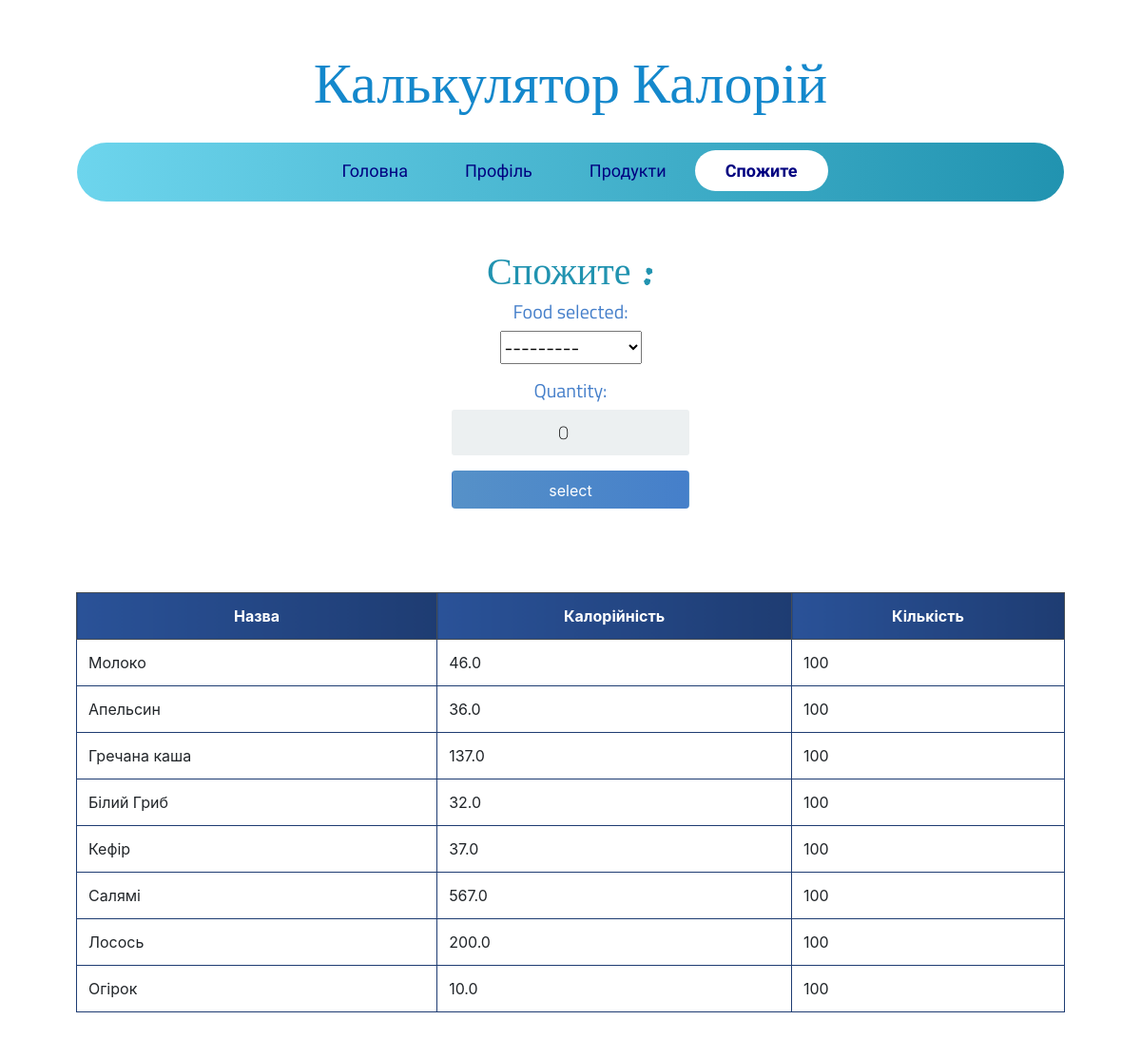
/select_food/ (signed in), run on the app's committed database.
### calories/models.py (models this page shows)
class Food(models.Model):
    name = models.CharField(max_length=200, null=False)
    quantity = models.PositiveIntegerField(null=False, default=0)
    calorie = models.FloatField(null=False, default=0)
    person_of = models.ForeignKey(User, null=True, on_delete=models.CASCADE)
    def __str__(self):
        return self.name

### calories/views.py (the view)
# urls.py: path('select_food/', select_food, name='select_food'),
@login_required
def select_food(request):
    person = Profile.objects.filter(person_of=request.user).last()
    food_items = Food.objects.filter(person_of=request.user)
    if request.method == 'POST':
        form = SelectFoodForm(request.user, request.POST, instance=person)
        if form.is_valid():
            form.save()
            return redirect('home')
    else:
        form = SelectFoodForm(request.user)
    context = {'form': form, 'food_items': food_items}
    return render(request, 'select_food.html', context)

### calories/forms.py
class SelectFoodForm(forms.ModelForm):
    class Meta:
        model = Profile
        fields = ('food_selected', 'quantity',)
    def __init__(self, user, *args, **kwargs):
        super(SelectFoodForm, self).__init__(*args, **kwargs)
        self.fields['food_selected'].queryset = Food.objects.filter(person_of=user)

### templates/select_food.html (shortened to what this page needs)
{% extends 'layouts/base.html' %}
{% block content %}
    <div class="login mt-0">
        <div class="login-screen">
            <div class="app-title">
                <h1 class="headline">Спожите :</h1>
            </div>
            <form method="POST" action="" class="login-form">
              <h5 class="form-labels">
                {{ form.as_p }}
            </h5>
                <input class="btn login_btn pt-2" type="submit" value="select">
            </form>
        </div>
    </div>
    <div class="container-fluid">
 <div class="container table-responsive py-5">
        <table class="table table-bordered table-hover">
            <thead class="thead-dark">
                <tr class="text-center">
                    <th scope="col">Назва</th>
                    <th scope="col">Калорійність</th>
                    <th scope="col">Кількість</th>
                </tr>
            </thead>
            <tbody>
                {% for food in food_items %}
                <tr>
                    <td>{{ food.name }}</td>
                    <td>{{ food.calorie }}</td>
                    <td>{{ food.quantity }}</td>
                </tr>
                {% endfor %}
            </tbody>
        </table>
     </div>
    </div>
{% endblock content %}

### static/css/base.css (style rules this page uses)
body { font-family: Arial; background-color: #3498DB; padding: 50px; }
.login { margin: 20px auto; width: 300px; }
.login-screen { background-color: #FFF; padding: 20px; border-radius: 5px }
.app-title { text-align: center; color: #777; }
.login-form { text-align: center; }
input { text-align: center; background-color: #ECF0F1; border: 2px solid transparent; border-radius: 3px; font-size: 16px; font-weight: 200; padding: 10px 0; width: 250px; transition: border .5s; }
.btn { background: #457fca; background: -webkit-linear-gradient(to right, #5691c8, #457fca); background: linear-gradient(to right, #5691c8, #457fca); color: white !important; font-size: 16px; line-height: 25px; padding: 10px 0; text-decoration: none; text-shadow: none; border-radius: 3px; box-shadow: none; transition: 0.25s; display: block; width: 250px; margin: 0 auto; }
th { background: #1e3c72; background: -webkit-linear-gradient(to right, #2a5298, #1e3c72); background: linear-gradient(to right, #2a5298, #1e3c72); }
.headline { font-family: 'Permanent Marker', cursive; padding-top:20px; color: #2193b0; color: -webkit-linear-gradient(to right, #6dd5ed, #2193b0); color: linear-gradient(to right, #6dd5ed, #2193b0); }
.table { background-color: white; color: #18AD7C; }
table.table-bordered > thead > tr > th { border:1px solid #1e3c72; }
table.table-bordered > tbody > tr > td { border:1px solid #1e3c72; }
.form-labels { font-family: 'Titillium Web', sans-serif; color:#457fca; }

### data on the page
Food: name "Молоко", calorie "46.0", quantity "100"
Food: name "Апельсин", calorie "36.0", quantity "100"
Food: name "Гречана каша", calorie "137.0", quantity "100"
Food: name "Білий Гриб", calorie "32.0", quantity "100"
Food: name "Кефір", calorie "37.0", quantity "100"
Food: name "Салямі", calorie "567.0", quantity "100"
Food: name "Лосось", calorie "200.0", quantity "100"
Food: name "Огірок", calorie "10.0", quantity "100"
